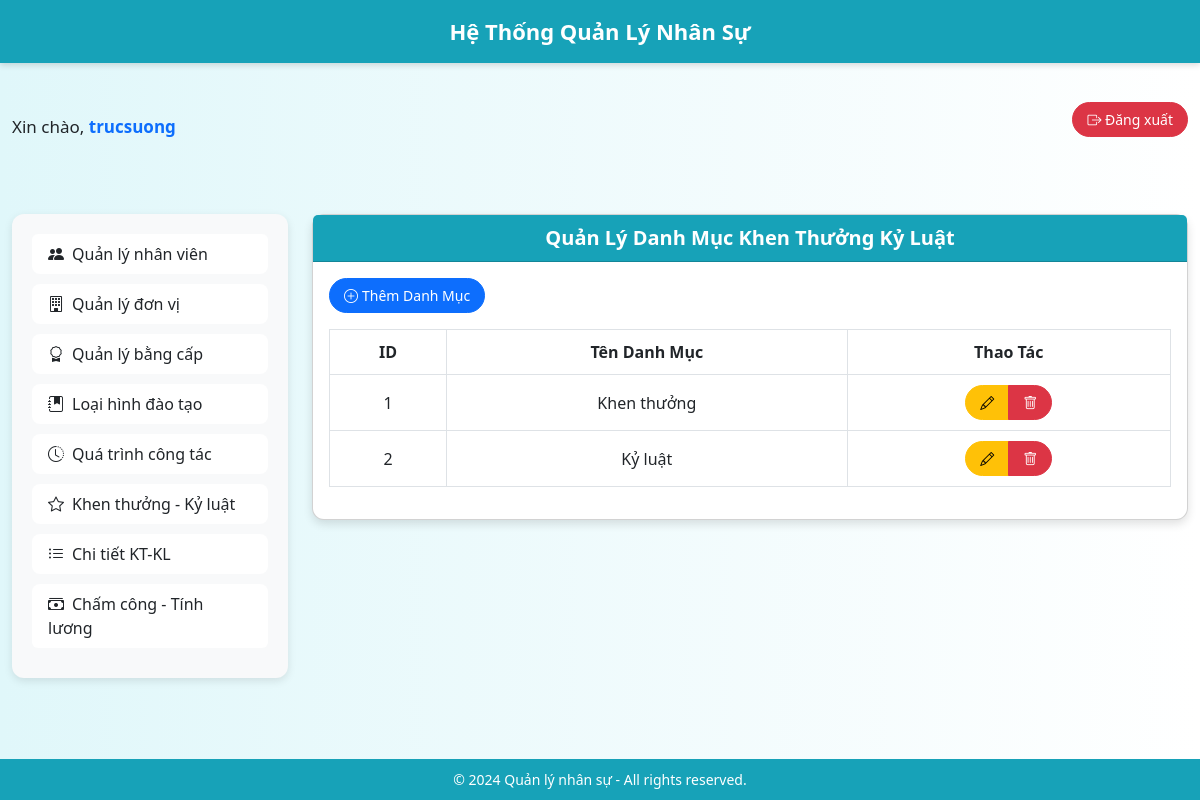
/admin/quanly_dmktkl.php (signed in), run on the app's committed database.
### tables this page shows
CREATE TABLE `danhmuckhenthuong_kyluat` (
  `id` int(11) NOT NULL,
  `ten_danh_muc` varchar(255) NOT NULL
);

### admin/quanly_dmktkl.php (the view, shortened to what this page needs)
<?php
$conn = new mysqli('localhost', 'root', '', 'quanly_nhansu');
$sql = "SELECT * FROM danhmuckhenthuong_kyluat";
$result = $conn->query($sql);
?>
<!DOCTYPE html>
<html lang="vi">
<head>
    <link href="https://cdn.jsdelivr.net/npm/bootstrap@5.3.0-alpha1/dist/css/bootstrap.min.css" rel="stylesheet">
    <link href="https://cdn.jsdelivr.net/npm/bootstrap-icons@1.10.5/font/bootstrap-icons.css" rel="stylesheet">
</head>
<body>
    <div class="header">
        Hệ Thống Quản Lý Nhân Sự
    </div>
    <div class="container mt-3 d-flex justify-content-between align-items-center">
        <div class="greeting">
            Xin chào, <span class="text-primary fw-semibold"><?php echo htmlspecialchars($_SESSION['admin']); ?></span>
        </div>
        <a href="logout.php" class="btn btn-danger"><i class="bi bi-box-arrow-right"></i> Đăng xuất</a>
    </div>
    <div class="container">
        <div class="row mt-4">
            <div class="col-md-3">
                <div class="sidebar">
                    <div class="list-group">
                        <a href="quanly_nhanvien.php" class="list-group-item list-group-item-action"><i
                                class="bi bi-people-fill me-2"></i>Quản lý nhân viên</a>
                        <a href="quanly_donvi.php" class="list-group-item list-group-item-action"><i
                                class="bi bi-building me-2"></i>Quản lý đơn vị</a>
                        <a href="quanly_bangcap.php" class="list-group-item list-group-item-action"><i
                                class="bi bi-award me-2"></i>Quản lý bằng cấp</a>
                        <a href="quanly_lhdt.php" class="list-group-item list-group-item-action"><i
                                class="bi bi-journal-bookmark-fill me-2"></i>Loại hình đào tạo</a>
                        <a href="quanly_qtct.php" class="list-group-item list-group-item-action"><i
                                class="bi bi-clock-history me-2"></i>Quá trình công tác</a>
                        <a href="quanly_dmktkl.php" class="list-group-item list-group-item-action"><i
                                class="bi bi-star me-2"></i>Khen thưởng - Kỷ luật</a>
                        <a href="quanly_ctktkl.php" class="list-group-item list-group-item-action"><i
                                class="bi bi-list-ul me-2"></i>Chi tiết KT-KL</a>
                        <a href="quanly_cctlht.php" class="list-group-item list-group-item-action"><i
                                class="bi bi-cash-stack me-2"></i>Chấm công - Tính lương</a>
                    </div>
                </div>
            </div>
            <div class="col-md-9">
                <div class="card">
                    <div class="card-header">
                        Quản Lý Danh Mục Khen Thưởng Kỷ Luật
                    </div>
                    <div class="card-body">
                        <a href="them_danh_muc.php" class="btn btn-primary mb-3"><i
                                class="bi bi-plus-circle me-1"></i>Thêm Danh Mục</a>
                        <div class="table-responsive">
                            <table class="table table-hover table-bordered">
                                <thead>
                                    <tr>
                                        <th>ID</th>
                                        <th>Tên Danh Mục</th>
                                        <th>Thao Tác</th>
                                    </tr>
                                </thead>
                                <tbody>
                                    <?php
                                    if ($result->num_rows > 0) {
                                        while ($row = $result->fetch_assoc()) {
                                            echo "<tr>
                                                    <td>{$row['id']}</td>
                                                    <td>{$row['ten_danh_muc']}</td>
                                                    <td>
                                                        <div class='btn-group' role='group'>
                                                            <a href='sua_danh_muc.php?id={$row['id']}' class='btn btn-warning btn-sm'><i class='bi bi-pencil'></i></a>
                                                            <a href='?delete={$row['id']}' class='btn btn-danger btn-sm' onclick='return confirm(\"Bạn có chắc chắn muốn xóa?\")'><i class='bi bi-trash'></i></a>
                                                        </div>
                                                    </td>
                                                </tr>";
                                        }
                                    } else {
                                        echo "<tr><td colspan='3' class='text-center text-muted'>Không có dữ liệu</td></tr>";
                                    }
                                    ?>
                                </tbody>
                            </table>
                        </div>
                    </div>
                </div>
            </div>
        </div>
    </div>
    <div class="footer">
        &copy; 2024 Quản lý nhân sự - All rights reserved.
    </div>
</body>
</html>

### admin/quanly_dmktkl.php (style rules this page uses)
body { background: linear-gradient(to right, #e0f7fa, #ffffff); font-family: 'Segoe UI', sans-serif; display: flex; flex-direction: column; min-height: 100vh; }
.header { background-color: #17a2b8; color: white; padding: 15px 0; text-align: center; font-size: 22px; font-weight: 600; box-shadow: 0 2px 6px rgba(0, 0, 0, 0.15); }
.greeting { font-size: 17px; margin-top: 15px; }
.container { max-width: 1200px; margin-top: 30px; flex: 1; }
.sidebar { background-color: #f8f9fa; padding: 20px; border-radius: 12px; box-shadow: 0 3px 8px rgba(0, 0, 0, 0.1); }
.list-group-item { border: none; border-radius: 8px; margin-bottom: 10px; transition: all 0.3s ease; }
.card { border-radius: 12px; box-shadow: 0 4px 10px rgba(0, 0, 0, 0.12); }
.card-header { background-color: #17a2b8; color: white; font-weight: bold; font-size: 20px; text-align: center; }
.table th, .table td { text-align: center; vertical-align: middle; padding: 10px; }
.btn { border-radius: 30px; padding: 6px 14px; font-size: 14px; }
.footer { background-color: #17a2b8; color: white; text-align: center; padding: 10px 0; margin-top: 40px; font-size: 14px; }

### data on the page
danhmuckhenthuong_kyluat: id "1", ten_danh_muc "Khen thưởng"
danhmuckhenthuong_kyluat: id "2", ten_danh_muc "Kỷ luật"

### other printed values
$_SESSION['admin'] "trucsuong"
